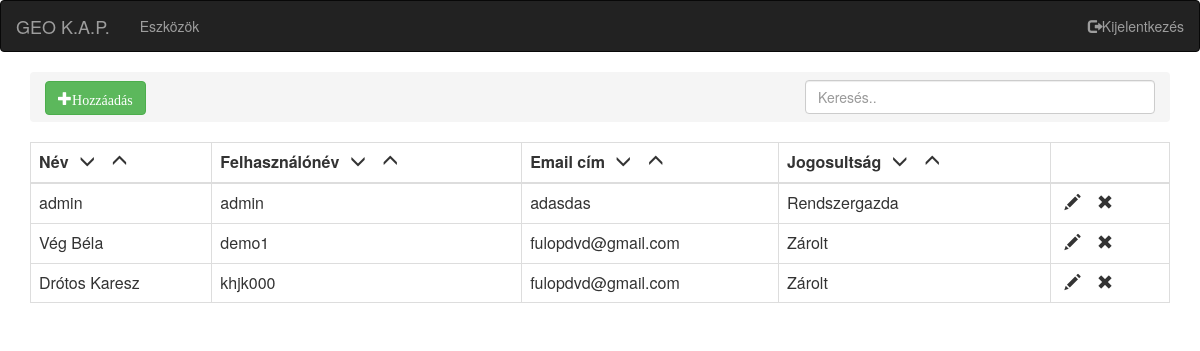
The page /admin-users.php on the database as committed earlier.
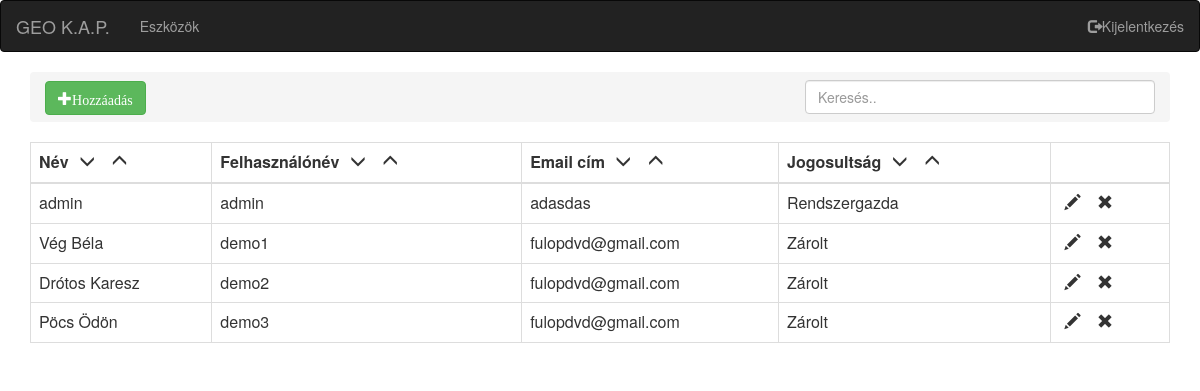
The same page on the database as committed later.
### tables this page shows
CREATE TABLE `Felhasznalok` (
  `id` int(10) NOT NULL,
  `username` varchar(20) NOT NULL,
  `password` varchar(256) NOT NULL,
  `realname` varchar(50) NOT NULL,
  `email` varchar(50) NOT NULL,
  `permission` int(1) NOT NULL,
  `regtime` datetime NOT NULL DEFAULT CURRENT_TIMESTAMP
);

### includes/function-users.php (called while the page is built, shortened)
<?php
	require('./includes/dbconfig.php');
	class user{
		public $permission;
		function __construct($_id,$_uname,$_rname,$_email,$_permission)
		{
			$this->id = $_id;
			$this->uname = $_uname;
			$this->rname = $_rname;
			$this->email = $_email;
			$this->permission = $_permission;
		}
		function GetPermission()
		{
			switch ($this->permission) {
				case 0:
					return "Zárolt";
					break;
				case 9:
					return "Rendszergazda";
					break;
			}
		}
	}
	function ListAllUser($order)
	{
		global $conn;
		$sql = "SELECT * FROM `Felhasznalok` ";
		$result = $conn->query($sql);
		$arr = array();
		if ($result->num_rows > 0) {
			while($row = $result->fetch_assoc()) {
				$arr[] = new user($row['id'],$row['username'],$row['realname'],$row['email'],$row['permission'] );
			}
		} else {
			$_POST['error'] = "Hiba történt";
		}
		return $arr;
	}
?>

### admin-users.php (the view, shortened to what this page needs)
<html>
	<head>
		<link rel="stylesheet" href="https://maxcdn.bootstrapcdn.com/bootstrap/3.3.7/css/bootstrap.min.css">
	</head>
	<body>
		<?php
			include('./includes/header.php');
			include('./includes/function-users.php');
			if (isset($_POST['order']))
			{
				$_SESSION['order'] = $_POST['order'];
				$order = $_SESSION['order'];
			} else {
				$order = "rname asc";
			}
			$users[] = ListAllUser($order);
		?>
		<div class="container static">
			<ol class="breadcrumb" >
			<div class="row">
				<div class="col-sm-8">
				<form action="#" method="post" class='form-horizontal' style="margin-bottom: 0px">
					<button type='submit' value='add' class='glyphicon glyphicon-plus btn btn-success' name='btn'>Hozzáadás</button>
				</form>
				</div>
				<div class="col-sm-4">
					<input class="form-control" id="keres" type="text" placeholder="Keresés..">
				</div>
			</div>
		</ol>
			<table  class="table table-bordered" >
			<thead>
				<tr>
					<form action="#" method="post">
					<th>Név
						<button type='submit' value='name asc' class='glyphicon glyphicon-menu-down' name='order' style='background:transparent; border:none; '></button>
						<button type='submit' value='name desc' class='glyphicon glyphicon-menu-up' name='order' style='background:transparent; border:none; '></button>
					</th>
					<th>Felhasználónév
						<button type='submit' value='ip asc' class='glyphicon glyphicon-menu-down' name='order' style='background:transparent; border:none; '></button>
						<button type='submit' value='ip desc' class='glyphicon glyphicon-menu-up' name='order' style='background:transparent; border:none; '></button>
					</th>
					<th>Email cím
						<button type='submit' value='mac asc' class='glyphicon glyphicon-menu-down' name='order' style='background:transparent; border:none; '></button>
						<button type='submit' value='mac desc' class='glyphicon glyphicon-menu-up' name='order' style='background:transparent; border:none; '></button>
					</th>
					<th>Jogosultság
						<button type='submit' value='up asc' class='glyphicon glyphicon-menu-down' name='order' style='background:transparent; border:none; '></button>
						<button type='submit' value='up desc' class='glyphicon glyphicon-menu-up' name='order' style='background:transparent; border:none; '></button>
					</th>
					</form>
					<th></th>
				</tr>
			</thead>
			<tbody id="table">
					<form action="#" method="post">
					<?php
						foreach ($users[0] as $item)
						{
							print "<tr>";
									print "<td>".$item->rname."</td>";
									print "<td>".$item->uname."</td>";
									print "<td>".$item->email."</td>";
									print "<td>".$item->GetPermission()."</td>";
									print "<td>
										<button type='submit' value='mod_".$item->id."' class='glyphicon glyphicon-pencil' name='btn' style='background:transparent; border:none; '></button>
										<button type='submit' value='del_".$item->id."' class='glyphicon glyphicon-remove' name='btn' style='background:transparent; border:none; '></button>
									</td>";
							print "</tr>";
						}
					?>
					</form>
				</tbody>
		</table>
		</div>
	</body>
</html>

### includes/header.php (shortened to what this page needs)
<nav class="navbar navbar-inverse" id = "menu">
	<div class="container-fluid">
	<div class="navbar-header">
		<div class="navbar-brand">GEO K.A.P.</div>
  	</div>
	<ul class="nav navbar-nav">
		<li <?php if ($active=="Eszkozok") {print "class='active'";}	?> ><a href="./devices.php">Eszközök</a></li>
	</ul>
	    <ul class="nav navbar-nav navbar-right">
      <li><a href="./logout.php"><span class="glyphicon glyphicon-log-out"></span>Kijelentkezés</a></li>
    </ul>
	</div>
</nav>

Rows that differ between the two databases and show on the page:
changed felhasznalok "Drótos Karesz": username "khjk000" → "demo2"
added felhasznalok: realname "Pöcs Ödön", username "demo3", email "fulopdvd@gmail.com", permission "Zárolt"
